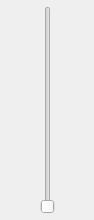
<?xml version="1.0" encoding="UTF-8"?>
<ui version="4.0">
 <class>VolumeControlPanel</class>
 <widget class="QWidget" name="VolumeControlPanel">
  <property name="geometry">
   <rect>
    <x>0</x>
    <y>0</y>
    <width>94</width>
    <height>220</height>
   </rect>
  </property>
  <property name="windowTitle">
   <string>VolumeControlPanel</string>
  </property>
  <layout class="QHBoxLayout" name="horizontalLayout">
   <property name="spacing">
    <number>0</number>
   </property>
   <property name="leftMargin">
    <number>0</number>
   </property>
   <property name="topMargin">
    <number>6</number>
   </property>
   <property name="rightMargin">
    <number>0</number>
   </property>
   <property name="bottomMargin">
    <number>6</number>
   </property>
   <item>
    <spacer name="horizontalSpacer">
     <property name="orientation">
      <enum>Qt::Horizontal</enum>
     </property>
     <property name="sizeHint" stdset="0">
      <size>
       <width>33</width>
       <height>20</height>
      </size>
     </property>
    </spacer>
   </item>
   <item>
    <widget class="QSlider" name="verticalSliderVolume">
     <property name="orientation">
      <enum>Qt::Vertical</enum>
     </property>
    </widget>
   </item>
   <item>
    <spacer name="horizontalSpacer_2">
     <property name="orientation">
      <enum>Qt::Horizontal</enum>
     </property>
     <property name="sizeHint" stdset="0">
      <size>
       <width>33</width>
       <height>20</height>
      </size>
     </property>
    </spacer>
   </item>
  </layout>
 </widget>
 <layoutdefault spacing="6" margin="11"/>
 <resources/>
 <connections/>
</ui>
